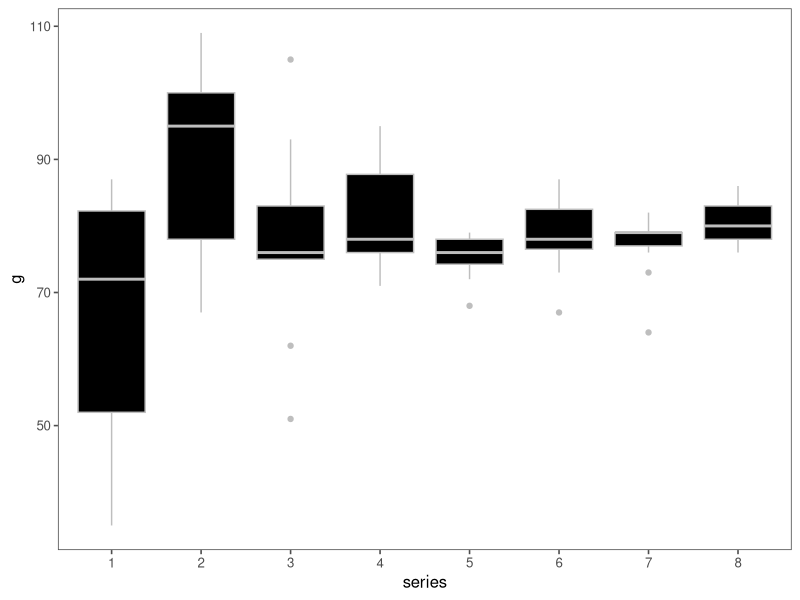
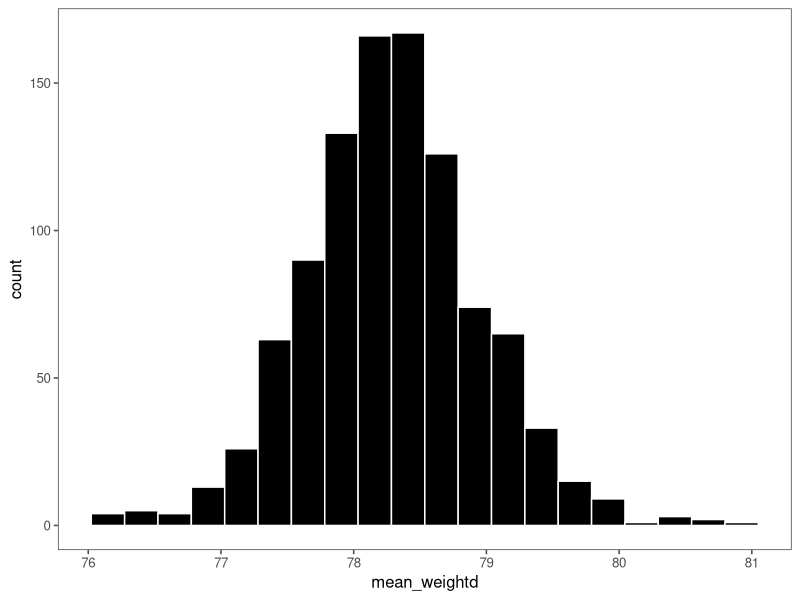
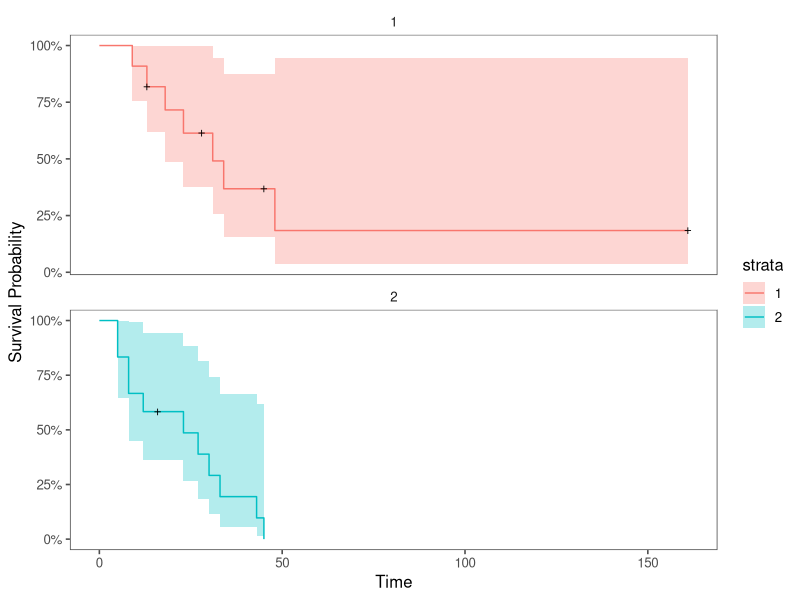

R code for these plots, in order:
#' ---
#' title: "Chapter 3: Further Ideas "
#' author: Davison and Hinkley
#' output: github_document
#' ---
#' last update: Fri Apr 20 06:33:55 2018s
#' 

library(boot)
library(tidyverse)
library(ggthemes)
library(ggfortify)

library(survival)

set.seed(20130810)
theme_set(theme_few() + 
            theme(plot.title = element_text(face="bold")))

data("gravity")
glimpse(gravity)

#' Figure 3.1
dev.new()
ggplot(gravity) +
  geom_boxplot(aes(x = series, y = g), fill = "black", color = "grey")

#' As Figure 3.1 indicates, there seems to be wide variation in the value of g
#' based on the location. This makes it difficullt to estimate the value of `g`
#' based on this data. One good estimator is to use a weighted mean of the
#' values of `g` within each series, with each weight being the reciprocal of
#' the variance. This is a variance stabilizing transformation that is otherwise
#' quite popular.
#' 
#' We use the `boot` library for resampling.

mean_weightd <- function(data, indices) {
  
  wm <- data %>% 
         slice(indices) %>% 
         group_by(series) %>% 
         summarize_at(vars(g), funs(mean, var), na.rm = TRUE) %>% 
         mutate(m = mean/var, wt = 1/var) %>% 
         summarize(wght_mean = sum(m)/sum(wt)) %>% 
         as_vector()
  
  return(wm)
}

b <- boot(data = gravity,
          statistic = mean_weightd,
          R = 1000,
          strata = gravity$series,
          parallel = "snow")

mean_boot <- as.data.frame(b$t)
colnames(mean_boot) <- c("mean_weightd")

ggplot(mean_boot) +
  geom_histogram(aes(x = mean_weightd), 
                 fill = "black", 
                 color = "white", 
                 bins = 20)

#' As can be seen from the plot above, the distribution is really nice now. We
#' use the strata to resample, but for a point estimate we stabilize the
#' variance using a transformation.
#' 
#' *Censored data*

data("aml", package = "boot")
glimpse(aml)

#' Patients are randomly divided into two groups post-development of the
#' condition and the time till symptoms recur are measured.

fit <- survfit(Surv(time, cens) ~ group, data = aml)

#' Figure 3.3
dev.new()
autoplot(fit, facets = TRUE) +
  labs(x = "Time",
       y = "Survival Probability")

summary(fit, time = 20)

#' Our interest is the median remission times of the two groups

st <- function(data) {
  fit <- survfit(Surv(time, cens) ~ group, data)
  out <- NULL
  st <- 1
  
  for (s in 1:length(fit$strata)) {
    inds <- st:(st+fit$strata[s]-1)
    md <- min(fit$time[inds[1-fit$surv[inds] >= 0.5]])
    st <- st + fit$strata[s]
    out <- c(out, md)
  }
  
  return(out)
}

b <- censboot(aml, st, R = 499, strata = aml$group)
